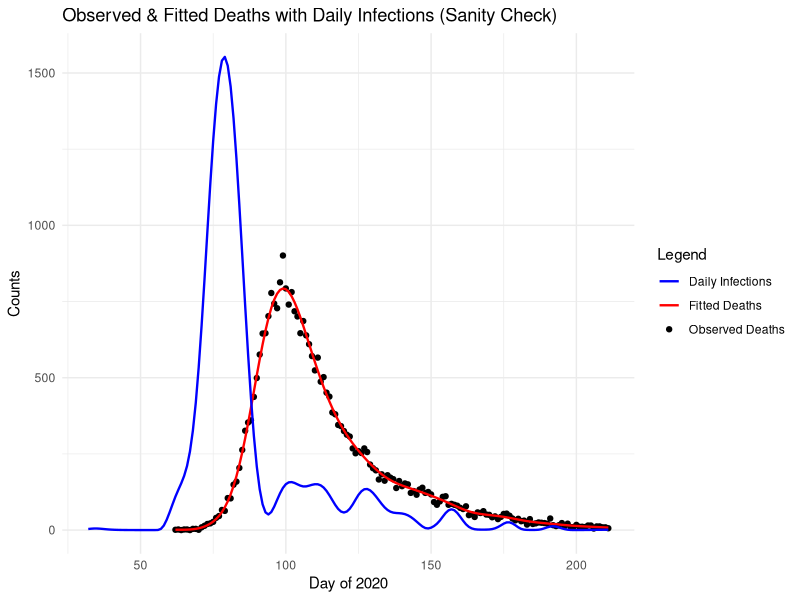
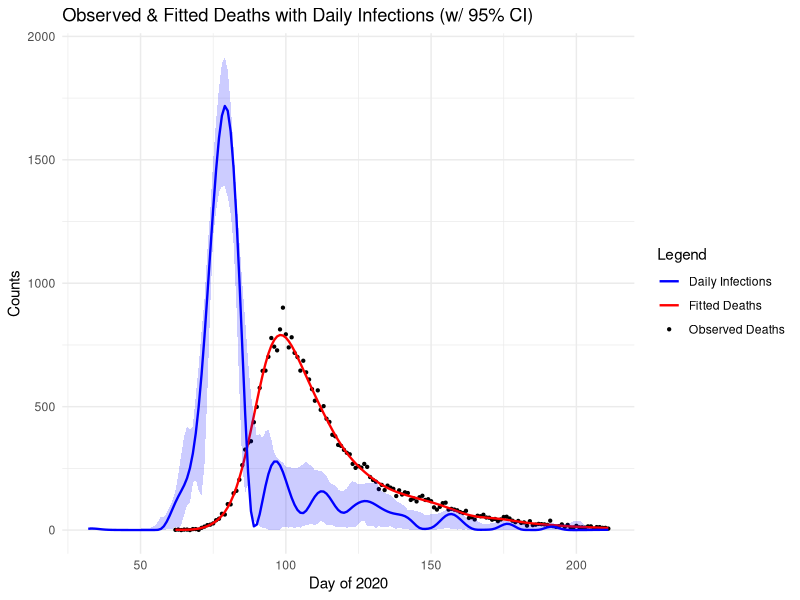

Generate these figures, in order, with R:
# Jackson Cramer (s2274544), Maximillian McCourt (s2145762), Natalia Montalvo Cabornero (s1969053)

# Our group worked collaboratively on the development and optimisation of all exercises.
# Although tasks were divided among us, we maintained a balanced workload through 
# regular code reviews, debugging sessions, and problem-solving meetings.
# Jackson focused ---
# Max focused on ---
# Natalia focused on ---



# Link to github repo: https://github.com/mhmc0808/ESP_GroupWorks.git
# Note about github repo: Our group used the same repo for the other projects.
# The code for project 3 can be found in the GW3 folder, and is titled proj3.r

######### GENERAL DESCRIPTION #########

# This project implements a smooth deconvolution to estimate the daily COVID-19 
# infections from observed death data. The model reconstructs the infection 
# trajectory by deconvolving death counts with a delay distribution from infection
# to death. 

#setwd("C:/Users/Max McCourt/OneDrive/Documents/Master's Year/Semester 1/ESP/Group Works/GW3")
library(splines)
library(ggplot2)
data <- read.table("engcov.txt")


set.seed(3)  # remove

######### MODEL SET UP ##########

# Define the matrices and components of the deconvolution model, the function 
# evaluate_matrices() creates: B-spline basis matrix, Convolution matrix (X)  
# that maps infections to deaths via delay distribution and Penalty matrix (S) 
# for smoothing. 

evaluate_matrices <- function(data, k = 80, edur = 3.151, sdur = 0.469, lower_bound, 
                              upper_bound, f_seq) {
  
  # Inputs;
  #   k - number of B-spline basis functions
  #   edur - log(mean) time from infection to death
  #   sdur - log(standard deviation) time from infection to death
  
  # Create penalty matrix S
  S <- crossprod(diff(diag(k), diff=2))
  
  # Create the k+4 knots for B-splines
  # Sequence of k+4 evenly spaced knots
  middle_seq_length <- k-2
  middle_seq <- seq(lower_bound, upper_bound, length.out = middle_seq_length)
  
  # Step size for handling remaining knots
  step <- middle_seq[2] - middle_seq[1]
  
  # Knots sequence
  knots <- c(
    seq(to = min(middle_seq) - step, by = step, length.out = 3),  # 3 knots below
    middle_seq,                                                   # middle sequence
    seq(from = max(middle_seq) + step, by = step, length.out = 3) # 3 knots above
  )
  
  # Create X_tilde: B-spline basis matrix for infection function f(t)
  X_tilde <- splineDesign(knots, f_seq)
  
  # Delay distribution from infection to death (pd)
  d <- 1:k
  pd <- dlnorm(d, edur, sdur)
  pd <- pd / sum(pd)      # normalise the sum to 1
  
  n <- length(data$date)  # number of death days
  m <- length(pd)         # maximum of days to consider    
  r <- nrow(X_tilde)      # number of infection days
  
  # Build weight matrix W for convolution
  # W[i, t] = pd[30 + i - t] if in valid range, 0 otherwise
  W <- matrix(0, n, r)
  
  for (i in 1:n) {
    idxs <- (30 + i - (1:m))              # indices for 30 day lag
    valid <- which(idxs > 0 & idxs <= r)  # keep indices in valid range
    # take i-th row of W at valid indexes to be pd of valid index
    W[i, idxs[valid]] <- pd[1:length(valid)]
  }
  
  # Convolution matrix X maps infections to expected deaths
  X <- W %*% X_tilde
  
  return(list(X_tilde=X_tilde,S=S,X=X))
}

## --- Generate model matrices --- ##

# Days of infection, extending the sequence 30 days before the first observed death
lower_bound <- min(data$julian) - 30
upper_bound <- max(data$julian)
f_seq <- seq(lower_bound, upper_bound, by=1)

model_matrices <- evaluate_matrices(data,lower_bound=lower_bound, 
                                    upper_bound=upper_bound, f_seq=f_seq)
X <- model_matrices$X
X_tilde <- model_matrices$X_tilde
S <- model_matrices$S



######### PENALISED NEGATIVE LOG-LIKELIHOOD FUNCTIONS ##########

# We are going to fit the model using a penalised Poisson likelihood with a 
# positive constraint

## --- Penalised negative log-likelihood --- ##
pnll <- function(y, gamma, X, S, lambda) {
  
  # Inputs:
  #   y - vector of observed deaths
  #   gamma - vector of transformed parameters: beta = exp(gamma) to ensure 
  #           positive coefficients for the B-spline basis
  #   X - convolution matrix
  #   S - penalty matrix
  #   lambda - smoothing parameter

  B <- exp(gamma)               # transformation of coefficients
  mu <- X %*% B                 # expected deaths
  
  # Smoothing penalty term
  penalty <- 1/2*lambda * sum(B * (S %*% B))
  
  # Poisson log likelihood 
  ll_pois <- sum(y*log(mu) - mu)
  
  # Penalised negative log likelihood
  pnll <- -ll_pois + penalty
  return(pnll)
}

## --- Gradient of penalized negative log-likelihood --- ##
pnll_grad <- function(y, gamma, X, S, lambda){
  
  # Inputs:
  #   y - vector of observed deaths
  #   gamma - vector of transformed parameters: beta = exp(gamma) to ensure 
  #           positive coefficients for the B-spline basis
  #   X - convolution matrix
  #   S - penalty matrix
  #   lambda - smoothing parameter
  
  B <- exp(gamma)                     # transform to original scale
  mu <- X %*% B                       # expected deaths
  
  # Gradient of log-likelihood: dl/dgamma = colsums of diag(y_i/mu_i - 1)*X*diag(B)
  F_value <- diag(as.vector(y/mu - 1)) %*% X %*% diag(B)            
  ll_pois_grad <- colSums(F_value)
  
  # Smoothness penalty gradient
  penalty_grad <- lambda * (S %*% B) * B    # OPTIMISED
  
  # Derivative of penalised negative log likelihood
  pnll_grad <- - ll_pois_grad + penalty_grad
  
  return(pnll_grad)
}


## --- Test functions --- ##
y <- data$nhs
lambda <- 5e-5
k <- 80
gamma <- rep(0,k)
pnll(y, gamma, X, S, lambda)
pnll_grad(y, gamma, X, S, lambda)


## --- Gradient validation uing finite differences--- ##

th0 <- gamma                   # test paramater vector
fd <- numeric(length(th0))     # vector to store the approximation

# Penalised negative log-likelihood at th0
nll0 <- pnll(y = y, gamma = th0, X = X, S = S, lambda = lambda) 

eps <- 1e-7                    # perturbation size

# Loop over each parameter
for (i in 1:length(th0)) { 
  th1 <- th0
  th1[i] <- th1[i] + eps
  # Pnll at that perturbed parameter
  nll1 <- pnll(y = y, gamma = th1, X = X, S = S, lambda = lambda)
  # Approximate the partial derivative with the finite difference
  fd[i] <- (nll1 - nll0) / eps
}

# Find analytic gradient at th0
grad_test <- pnll_grad(y = y, gamma = th0, X = X, S = S, lambda = lambda)

# Finite-difference vs analytic gradient
cbind(fd, grad_test) 

# Maximum absolute difference 
max_diff <- max(abs(grad_test-fd)) 
print(paste("Maximum gradient difference:", round(max_diff,8)))
#  0.00027709



######### INITIAL MODEL FITTING ##########

# Fit model using BFGS with initial lambda for sanity check.
# This provides a preliminary fit to verify the model is working correctly
# before proceeding with smoothing parameter selection.


fit <- optim(par = gamma,         # initial parameter values                     # MAX (OTHER NOTES): Chat says this could be a little better with "control = list(maxit = 1000, reltol = 1e-8)" arguments
             fn = pnll,           # penalized negative log-likelihood
             gr = pnll_grad,      # gradient function for efficient optimization
             y = y,               # observed death counts
             X = X,               # convolution matrix
             S = S,               # penalty matrix
             lambda = lambda,     # initial smoothing parameter
             method = "BFGS")     # Optimization method 

# Extract estimated parameters after optimization
gamma_hat <- fit$par
B_hat <- exp(gamma_hat)           # transform to original scale

# Compute fitted deaths and fitted infections
fitted_deaths <- as.vector(X %*% B_hat)
fitted_infections <- as.vector(X_tilde %*% B_hat)


# Compare with actual data
true_deaths <- data$nhs       # actual deaths from data set
day_of_2020 <- data$julian

# Comparison plot: observed vs fitted deaths
initial_plot <- ggplot() +
  # True deaths
  geom_point(aes(x = day_of_2020, y = true_deaths, color = "Observed Deaths"), linewidth = 0.8) +
  # Fitted deaths
  geom_line(aes(x = day_of_2020, y = fitted_deaths, color = "Fitted Deaths"), linewidth = 0.8) +
  geom_line(aes(x = f_seq, y = fitted_infections, color = "Daily Infections"), linewidth = 0.8) +
  labs(
    x = "Day of 2020",
    y = "Counts",
    color = "Legend",
    title = "Observed & Fitted Deaths with Daily Infections (Sanity Check)"
  ) +
  scale_color_manual( # manually assign colors
    values = c(
      "Observed Deaths" = "black",
      "Fitted Deaths" = "red",
      "Daily Infections" = "blue"
    )
  ) +
  theme_minimal()
  
initial_plot

######### SMOOTHING PARAMETER SELECTION ##########

n <- length(y)                       # number of observations

# Function to compute the Poisson log-likelihood for BIC calculation
ll <- function(y, beta_hat, X) {
  
  # Inputs:
  #   y - vector of observed death counts
  #   beta_hat - vector of estimated B-spline coefficients
  #   X - convolution design matrix
                                                                                 # MAX: WE DONT DROP LFACTORIAL(y) HERE AS ITS USED DIRECTLY IN GRIDSEARCH FOR DETERMINE VALUE
 
  # Expected deaths under current parameters
  mu <- X %*% beta_hat
  
  # Poisson log likelihood 
  ll_pois <- sum(y*log(mu) - mu - lgamma(y+1))
  return(ll_pois)
}

# Define sequence of lambda values to test
log_lambda_seq <- seq(-13,-7,length=50)
lambda_seq <- exp(log_lambda_seq)    # transform to original scale

BIC <- numeric(length(lambda_seq))   # initialize BIC storage vector

Xt <- t(X)  # transpose of X to save some time in the loop

gamma_hat <- gamma
# Grid search over lambda values to find optimal smoothing parameter
for (i in seq_along(lambda_seq)){                                                # MAX: Changed seq() to seq_along() to make more robust (avoid seq taking from 1 to first element of lamdba_seq)
  
  # Current lambda value
  lambda <- lambda_seq[i]
  
  # Fit model with current lambda using BFGS optimization
  fit <- optim(par = gamma,       # initial parameter values                 # MAX: Chat says we could use gamma_hat here instead to speed up grid search. If this is correct, we can save 10s of runtime!
               fn = pnll,             # penalized negative log-likelihood
               gr = pnll_grad,        # gradient function
               y = y,                 # observed death counts
               X = X,                 # convolution matrix
               S = S,                 # penalty matrix
               lambda = lambda,       # initial smoothing parameter
               method = "BFGS")       # Optimization method
            
  # Extract estimated parameters
  gamma_hat <- fit$par            # transform to original scale
  beta_par <- exp(gamma_hat)
  mu_hat <- as.vector(X %*% beta_par)
  
  # Weight vector
  w <- as.vector(y/(mu_hat^2)) # n vector 
  
  # Compute Hessian matrices:
  # H0: Hessian of log-likelihood (without penalty)
  H0 <- crossprod(X * sqrt(w))                                                   # MAX: Supposedly more efficient and saves memory when using crossprod instead (saves 0.6s over the entire gridsearch)
  
  #  H_lambda: Full Hessian (log-likelihood + penalty)
  H_lambda <- H0 + lambda * S
  
  ## Effective Degrees of Freedom (EDF) calculation
  R <- chol(H_lambda)
  H_invH0 <- backsolve(R, backsolve(R, H0, transpose = TRUE))
  EDF <- sum(diag(H_invH0))
  
  # Bayesian Information Criterion (BIC) calculation
  BIC[i] <- -2*ll(y, beta_par, X) + log(n)*EDF
}



# Find optimal lambda that minimizes BIC
BIC_min <- min(BIC)
BIC_min                                                                          # MAX: When I do it with gamma_hat, BIC changes from 1203 to 1199... so better? Is this okay? 
lambda_bic <- lambda_seq[which.min(BIC)]
lambda_bic                                                                       # MAX: Note that lambda_bic is not the same here due to using gamma_hat (5.545e-05 instead of 6.969e-05)


######### BOOTSTRAP UNCERTAINTY QUANTIFICATION #########
# For bootstrap resamples, each observation contributes proportionally to the
# weights of the Pnll and its gradient, so we need to modify both

# Weighted version of penalized negative log-likelihood for bootstrap
pnll_w <- function(y, gamma, X, S, lambda, w) {
  
  # Inputs:
  #   y - vector of observed deaths
  #   gamma - vector of transformed parameters: beta = exp(gamma) to ensure 
  #           positive coefficients for the B-spline basis
  #   X - convolution matrix
  #   S - penalty matrix
  #   lambda - smoothing parameter
  #   w - vector of bootstrap weights 
  
  B <- exp(gamma)               # transformation of coefficients
  mu <- X %*% B                 # expected deaths, avoiding zero                 # MAX: Is this a safety net in case X %*% B has negative results? I checked our values and this should be impossible given properties of X and B, so maybe we should get rid of it? May look like we don't understand our variables (or like ChatGPT wrote it)
  
  # Smoothing penalty term
  penalty <- 1/2*lambda* sum(B*(S %*% B))   # OPTIMISED VERSION

  # Weighted Poisson log-likelihood
  ll_pois <- sum(w * (y*log(mu) - mu))
  
  # Penalized negative log-likelihood with weights
  pnll <- -ll_pois + penalty
  return(pnll)
}


# Weighted version of gradient function for bootstrap
pnll_grad_w <- function(y, gamma, X, S, lambda, w){
  
  # Inputs:
  #   y - vector of observed deaths
  #   gamma - vector of transformed parameters: beta = exp(gamma) to ensure 
  #           positive coefficients for the B-spline basis
  #   X - convolution matrix
  #   S - penalty matrix
  #   lambda - smoothing parameter
  #   w - vector of bootstrap weights 
  
  B <- exp(gamma)               # transform to original scale
  mu <- X %*% B                 # expected deaths                                # MAX: Is this a safety net in case X %*% B has negative results? I checked our values and this should be impossible given properties of X and B, so maybe we should get rid of it? May look like we don't understand our variables (or like ChatGPT wrote it)

  # Gradient of the weighted log-likelihood
  F_value <- diag(as.vector(w * (y/mu - 1))) %*% X %*% diag(B) 
  ll_pois_grad <- colSums(F_value)
  
  # Gradient of penalty
  penalty_grad <- lambda * (S %*% B) * B   # OPTIMISED VERSION
  
  # Penalised negative log likelihood
  pnll_grad <- -ll_pois_grad + penalty_grad
  return(pnll_grad)
}


# -- Bootstrap resampling and refitting


# Number of bootstrap replicates for uncertainty estimation
n_bootstrap <- 200

# Initialise empty matrix to store bootstrap replicates
#   Each column represents a different bootstrap sample
#   Each row represents f(t) at a specific time point across all bootstrap samples
f_hat_boot <- matrix(0, nrow = nrow(X_tilde), ncol = n_bootstrap)


# set.seed(123) # seed to ensure bootstrapping reproducibility

for (b in 1:n_bootstrap) {
  
  # Generate bootstrap weights 
  wb <- tabulate(sample(n, replace = TRUE), n)
  
  # Fit penalized model using bootstrap weights
  fit_b <- optim(par = gamma,          # initial parameter values                # MAX: I guess if we're using gamma_hat as starting point for red line, it makes sense to use it here too?
               fn = pnll_w,            # weighted penalized negative log-likelihood
               gr = pnll_grad_w,       # gradient function for efficient optimization
               y = y,                  # observed death counts
               X = X,                  # convolution matrix
               S = S,                  # penalty matrix
               lambda = lambda_bic,    # initial smoothing parameter
               method = "BFGS",        # Quasi-Newton optimization method with gradient
               w = wb)                 # weights for this iteration

  # Extract fitted parameters from bootstrap sample
  gamma_b <- fit_b$par
  B_b <- exp(gamma_b)     # transform to original scale
  
  # Compute infection rate estimate for this bootstrap sample
  f_hat_boot[, b] <- X_tilde %*% B_b
}

f_hat_boot


######### FINAL VISUALIZATION AND RESULTS #########

## --- Summary statistics from the bootstrap distribution --- ##

# 95% Confidence intervals from bootstrap samples
f_hat_int <- apply(f_hat_boot, 1, quantile, probs = c(0.025, 0.975)) # 2.5% and 97.5% quantile                 # MAX: COMPILED LOWER AND UPPER BOUND INTO ONE CALL OF APPLY

# Re-fit infections with the optimal lambda selected using BIC
fit <- optim(par = gamma,            # initial parameter values                  #MAX: Changed such that the gamma is initialised as optimised gamma hat from Q3 (still not sure about it)
             fn = pnll,              # weighted penalized negative log-likelihood
             gr = pnll_grad,         # gradient function for efficient optimization
             y = y,                  # observed death counts
             X = X,                  # convolution matrix
             S = S,                  # penalty matrix
             lambda = lambda_bic,    # initial smoothing parameter
             method = "BFGS")        # Optimization method 

# Optimised parameters
gamma_hat <- fit$par
B_hat <- exp(gamma_hat)   # transform to original scale

fitted_deaths <- as.vector(X %*% B_hat)                                          # MAX: ADDED THIS LINE IN. DON'T WE WANT TO RECOMPUTE FITTED_DEATHS NOW WITH LAMBDA BIC?
# Fitted infection curve using the optimised parameters
fitted_infections_optimized <- as.vector(X_tilde %*% B_hat)

## --- Final plot showing --- ##
#   Observed death data
#   Model with fitted deaths
#   Estimated infection curve

final_plot <- ggplot() +
  # True deaths
  geom_point(aes(x = day_of_2020, y = true_deaths, color = "Observed Deaths"), size = 0.8) +
  # Fitted deaths
  geom_line(aes(x = day_of_2020, y = fitted_deaths, color = "Fitted Deaths"), size = 0.8) +
  # Daily infection rate with 95% CI
  geom_ribbon(aes(x = f_seq, ymin = f_hat_int[1,], ymax = f_hat_int[2,]), fill = "blue", alpha = 0.2) +
  geom_line(aes(x = f_seq, y = fitted_infections_optimized, color = "Daily Infections"), size = 0.8) +
  labs(
    x = "Day of 2020",
    y = "Counts",
    color = "Legend",
    title = "Observed & Fitted Deaths with Daily Infections (w/ 95% CI)"
  ) +
  scale_color_manual( # manually assign colors
    values = c(
      "Observed Deaths" = "black",
      "Fitted Deaths" = "red",
      "Daily Infections" = "blue"
    )
  ) +
  theme_minimal()

final_plot  # display final plot

# Interpretation:
# A we can see in the graph the close match between the observed and fitted deaths 
# demonstrates that our model successfully finds the mortality parameter in our data, 
# providing confidence in the model to reconstruct infection dinamics.
#
# The blue infection curve shows the estimated daily new infections that resulted in
# the observed deaths. We can clearly see the infection waves, showing when transmission
# was increasing or decreasing, like a big increase around day 75 and a big 
# decrease around day 85.
#
# The blue shaded region represents the 95% confidence interval around the infection
# estimates, derived from 200 bootstrap replicates. Wider intervals indicate greater
# uncertainty, particularly at the boundaries where data was limited.
# 
# The approximately 30-day horizontal shift that we assumed when creating the model
# between infection peaks and corresponding death peaks visually confirms the 
# lognormal delay distribution used in the model.
#
# The overall visualization demonstrates successful deconvolution, we have effectively
# recovered the unobserved infection trajectory from the observed death data using
# the known delay distribution and smoothness assumptions.

